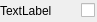
<?xml version="1.0" encoding="UTF-8"?>
<ui version="4.0">
 <class>CheckBoxItem</class>
 <widget class="QWidget" name="CheckBoxItem">
  <property name="geometry">
   <rect>
    <x>0</x>
    <y>0</y>
    <width>97</width>
    <height>22</height>
   </rect>
  </property>
  <property name="windowTitle">
   <string>Form</string>
  </property>
  <widget class="QWidget" name="layoutWidget">
   <property name="geometry">
    <rect>
     <x>0</x>
     <y>0</y>
     <width>95</width>
     <height>22</height>
    </rect>
   </property>
   <layout class="QHBoxLayout" name="horizontalLayout">
    <item>
     <widget class="QLabel" name="label">
      <property name="text">
       <string>TextLabel</string>
      </property>
     </widget>
    </item>
    <item>
     <spacer name="horizontalSpacer">
      <property name="orientation">
       <enum>Qt::Orientation::Horizontal</enum>
      </property>
      <property name="sizeHint" stdset="0">
       <size>
        <width>40</width>
        <height>20</height>
       </size>
      </property>
     </spacer>
    </item>
    <item>
     <widget class="QCheckBox" name="checkBox">
      <property name="text">
       <string/>
      </property>
     </widget>
    </item>
   </layout>
  </widget>
 </widget>
 <resources/>
 <connections/>
</ui>
